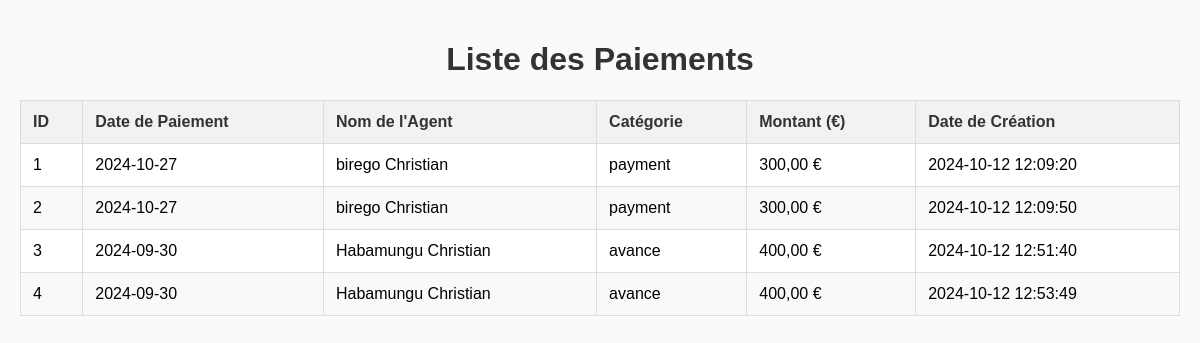
The page /utilisateur/gerant/afficher_paiements.php on the database its author committed.
### tables this page shows
CREATE TABLE `paiements` (
  `id` int(11) NOT NULL,
  `date_paiement` date DEFAULT NULL,
  `nom_agent` varchar(100) DEFAULT NULL,
  `categorie` varchar(50) DEFAULT NULL,
  `montant` decimal(10,2) DEFAULT NULL,
  `created_at` timestamp NOT NULL DEFAULT current_timestamp()
);

### utilisateur/gerant/afficher_paiements.php (the view, shortened to what this page needs)
<?php
require_once '../../dbconnexion.php';
$sql = "SELECT * FROM paiements";
$result = $conn->query($sql);
?>
<!DOCTYPE html>
<html lang="fr">
<head>
</head>
<body>
    <div class="container">
        <h1>Liste des Paiements</h1>
        <?php
        if ($result) {
            if ($result->num_rows > 0) {
                echo "<table>";
                echo "<thead>";
                echo "<tr>";
                echo "<th>ID</th>";
                echo "<th>Date de Paiement</th>";
                echo "<th>Nom de l'Agent</th>";
                echo "<th>Catégorie</th>";
                echo "<th>Montant (€)</th>";
                echo "<th>Date de Création</th>";
                echo "</tr>";
                echo "</thead>";
                echo "<tbody>";
                while ($row = $result->fetch_assoc()) {
                    echo "<tr>";
                    echo "<td>" . htmlspecialchars($row['id']) . "</td>";
                    echo "<td>" . htmlspecialchars($row['date_paiement']) . "</td>";
                    echo "<td>" . htmlspecialchars($row['nom_agent']) . "</td>";
                    echo "<td>" . htmlspecialchars($row['categorie']) . "</td>";
                    echo "<td>" . htmlspecialchars(number_format($row['montant'], 2, ',', ' ')) . " €</td>";
                    echo "<td>" . htmlspecialchars($row['created_at']) . "</td>";
                    echo "</tr>";
                }
                echo "</tbody>";
                echo "</table>";
            } else {
                echo "<p class='error'>Aucun paiement trouvé.</p>";
            }
        } else {
            echo "<p class='error'>Erreur lors de l'exécution de la requête: " . htmlspecialchars($conn->error) . "</p>";
        }
        ?>
    </div>
</body>
</html>

### utilisateur/gerant/afficher_paiements.php (style rules this page uses)
body { font-family: Arial, sans-serif; background-color: #fafafa; margin: 0; padding: 20px; }
h1 { text-align: center; color: #333; }
table { border-collapse: collapse; width: 100%; margin-top: 20px; background-color: #fff; }
th, td { border: 1px solid #ddd; text-align: left; padding: 12px; }
th { background-color: #f2f2f2; color: #333; }
tr:nth-child(even) { background-color: #f9f9f9; }
.container { max-width: 1200px; margin: auto; }

### rows shown on the page
paiements: id "1", date_paiement "2024-10-27", nom_agent "birego Christian", categorie "payment", montant "300,00", created_at "2024-10-12 12:09:20"
paiements: id "2", date_paiement "2024-10-27", nom_agent "birego Christian", categorie "payment", montant "300,00", created_at "2024-10-12 12:09:50"
paiements: id "3", date_paiement "2024-09-30", nom_agent "Habamungu Christian", categorie "avance", montant "400,00", created_at "2024-10-12 12:51:40"
paiements: id "4", date_paiement "2024-09-30", nom_agent "Habamungu Christian", categorie "avance", montant "400,00", created_at "2024-10-12 12:53:49"
